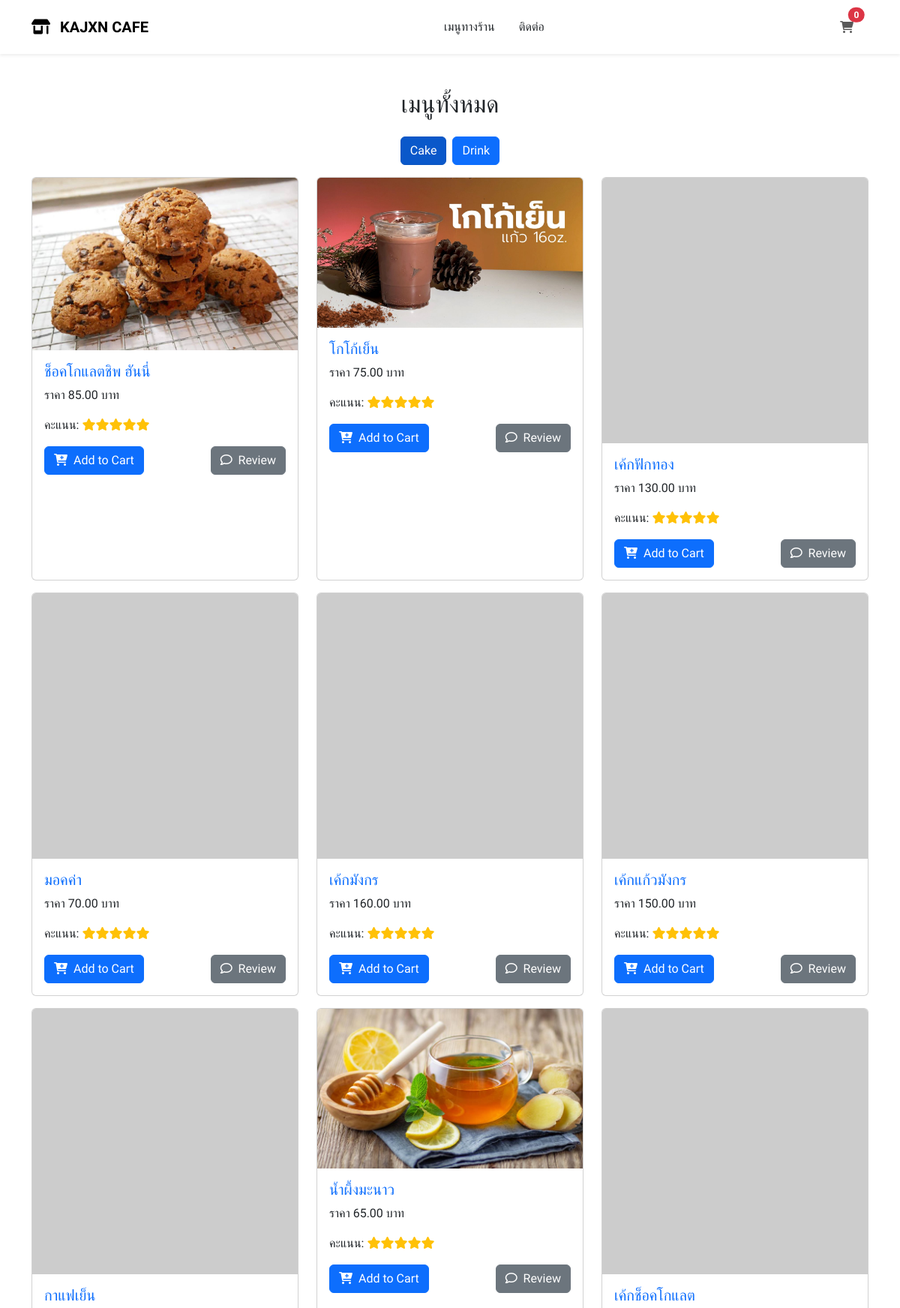
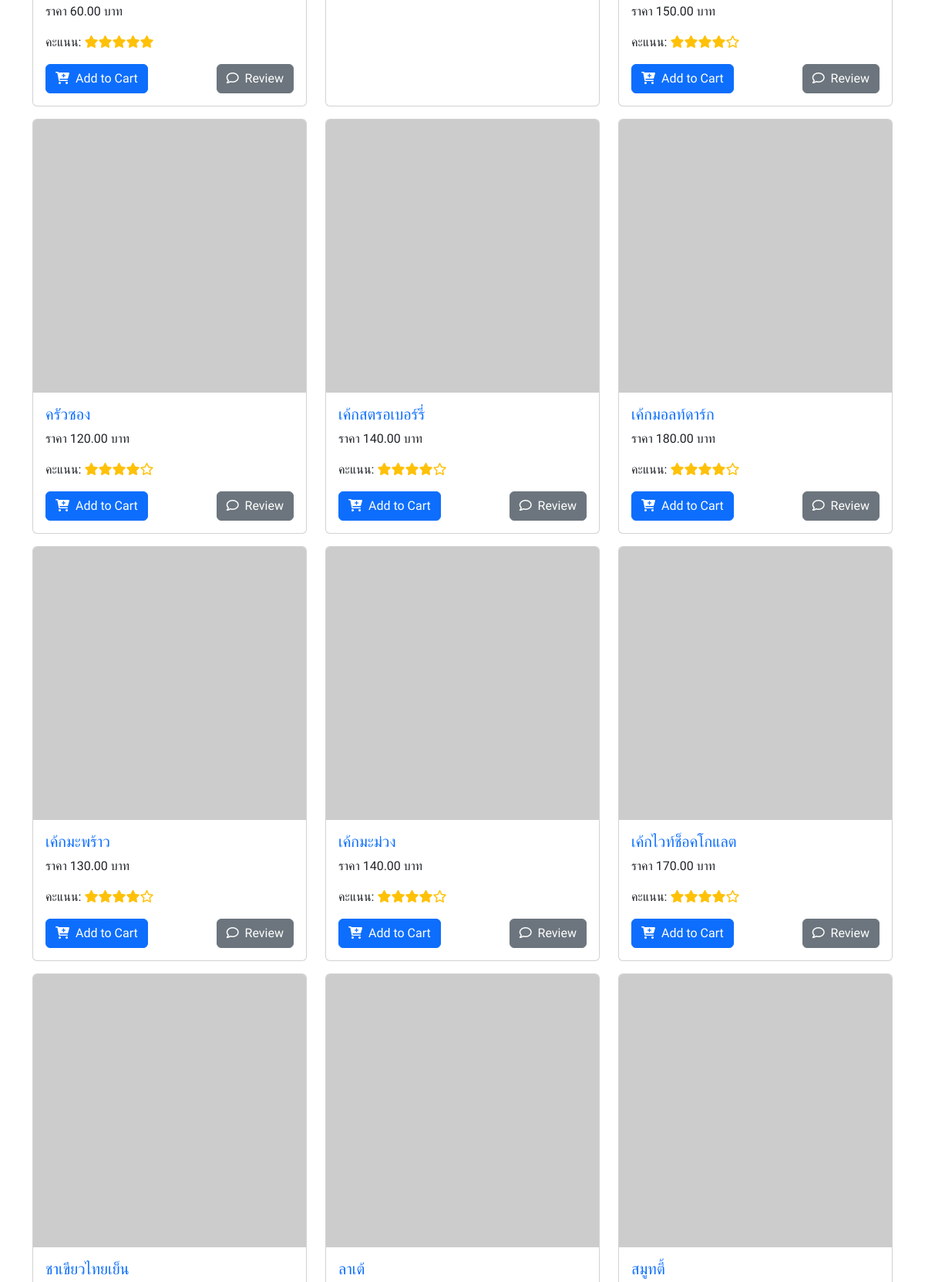
Page /Page/Home.php (upper part) on the committed database (2 pictures, top to bottom).
### tables this page shows
CREATE TABLE `menutype` (
  `typeId` int(11) NOT NULL,
  `typeName` varchar(50) NOT NULL
);

CREATE TABLE `menu` (
  `menu_id` int(11) NOT NULL,
  `menu_name` varchar(255) NOT NULL,
  `description` text DEFAULT NULL,
  `price` decimal(10,2) NOT NULL,
  `image_url` varchar(255) DEFAULT NULL,
  `typeId` int(11) DEFAULT NULL
);

### Page/Home.php (the view, shortened to what this page needs)
<?php
include "../Database/connectDB.php";
$sql = "SELECT menu.*, AVG(rating.score) AS average_score
        FROM menu
        LEFT JOIN rating ON menu.menu_id = rating.menu_id
        GROUP BY menu.menu_id
        ORDER BY average_score DESC";
$result = $conn->query($sql);
?>
<!DOCTYPE html>
<html lang="en">
  <head>
  </head>
  <body>
  <nav class="navbar navbar-expand-lg bg-white sticky-top navbar-light p-3 shadow-sm">
      <div class="container">
          <a class="navbar-brand" href="../index.php">
              <i class="fa-solid fa-shop me-2"></i> <strong>KAJXN CAFE</strong>
          </a>
          <div class="collapse navbar-collapse" id="navbarNavDropdown">
              <ul class="navbar-nav ms-auto">
                  <li class="nav-item">
                      <a class="nav-link mx-2 text-uppercase page-link menu-type-btn" href="./Home.php">เมนูทางร้าน</a>
                  </li>
                  <li class="nav-item">
                      <a class="nav-link mx-2 text-uppercase page-link" data-page="Contact">ติดต่อ</a>
                  </li>
              </ul>
              <ul class="navbar-nav ms-auto">
                  <li class="nav-item position-relative">
                      <a class="nav-link mx-2 text-uppercase" href="cart-list.php">
                          <i class="fa-solid fa-cart-shopping me-1"></i>
                          <span class="position-absolute top-0 end-10 translate-middle badge rounded-pill bg-danger">
                              <div id="cart-count">0</div>
                          </span>
                      </a>
                  </li>
              </ul>
          </div>
      </div>
  </nav>
    <div class="container content-section mt-5" id="content">
        <h2 class="text-center mb-4">เมนูทั้งหมด</h2>
        <div class="d-flex justify-content-center align-items-center gap-2">
          <?php
            $sqlMenuTypes = "SELECT * FROM menutype";
            $resultMenuTypes = $conn->query($sqlMenuTypes);
            while ($rowMenuType = $resultMenuTypes->fetch_assoc()) {
                $activeClass = ($rowMenuType['typeId'] == 1) ? 'active' : '';
                echo "<button class='btn btn-primary menu-type-btn $activeClass' data-type='{$rowMenuType['typeId']}'>{$rowMenuType['typeName']}</button>";
            }
          ?>
        </div>
        <div class="row">
            <?php
              while ($row = $result->fetch_assoc()) {
                  $rating = round($row['average_score']);
                  ?>
                  <div class="col-md-4 mt-3">
                      <div class="card menu-card h-100" id="menuCard<?= $row['menu_id'] ?>">
                          <img src="../Admin/<?= $row['image_url'] ?>" class="card-img-top" alt="<?= $row['menu_name'] ?>" />
                          <div class="card-body">
                              <h5 class="card-title text-primary"><?= $row['menu_name'] ?></h5>
                              <p class="card-text">ราคา <?= $row['price'] ?> บาท</p>
                              <div class="d-flex justify-content-between align-items-center">
                                  <p class="card-text">คะแนน:
                                      <?php
                                      for ($i = 1; $i <= 5; $i++) {
                                          if ($i <= $rating) {
                                              echo '<i class="fas fa-star text-warning"></i>';
                                          } else {
                                              echo '<i class="far fa-star text-warning"></i>';
                                          }
                                      }
                                      ?>
                                  </p>
                              </div>
                              <div class="d-flex justify-content-between mt-3">
                                  <a class="btn btn-primary order-btn" href="#" role="button" data-menu-id="<?= $row['menu_id'] ?>">
                                    <i class="fa-solid fa-cart-plus me-1"></i> Add to Cart
                                  </a>
                                  <a class="btn btn-secondary review-btn" data-menu-id="<?= $row['menu_id'] ?>" role="button">
                                    <i class="far fa-comment me-1"></i> Review
                                  </a>
                              </div>
                          </div>
                      </div>
                  </div>
              <?php } ?>
        </div>
    </div>
  </body>
</html>

### Page/Home.php (style rules this page uses)
* { font-family: "IBM Plex Sans Thai", sans-serif; }

### rows in the picture
menutype: typeName "Cake"
menutype: typeName "Drink"
menu: image_url (picture), menu_name "ช็อคโกแลตชิพ ฮันนี่", price "85.00"
menu: image_url (picture), menu_name "โกโก้เย็น", price "75.00"
menu: menu_name "เค้กฟักทอง", price "130.00"
menu: menu_name "มอคค่า", price "70.00"
menu: menu_name "เค้กมังกร", price "160.00"
menu: menu_name "เค้กแก้วมังกร", price "150.00"
menu: menu_name "กาแฟเย็น", price "60.00"
menu: image_url (picture), menu_name "น้ำผึ้งมะนาว", price "65.00"
menu: menu_name "เค้กช็อคโกแลต", price "150.00"
menu: menu_name "ครัวซอง", price "120.00"
menu: menu_name "เค้กสตรอเบอร์รี่", price "140.00"
menu: menu_name "เค้กมอลท์ดาร์ก", price "180.00"
menu: menu_name "เค้กมะพร้าว", price "130.00"
menu: menu_name "เค้กมะม่วง", price "140.00"
menu: menu_name "เค้กไวท์ช็อคโกแลต", price "170.00"
menu: menu_name "ชาเขียวไทยเย็น"
menu: menu_name "ลาเต้"
menu: menu_name "สมูทตี้"
